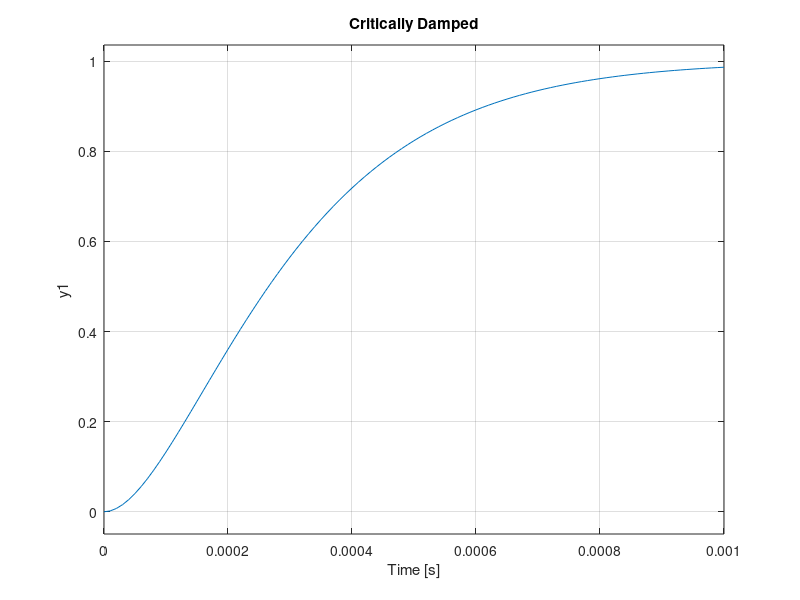

Here is the MATLAB script that generated this plot:
clc; clear; close all;

l = 25e-3;     
c = 1e-6;      
zetas = [0 0.5 1];
titles = {'Undamped', 'Underdamped', 'Critically Damped'};

wn = 1 / sqrt(l * c);

for i = 1:length(zetas)
    zeta = zetas(i);
    num = [wn^2];
    den = [1 2*zeta*wn wn^2];
    sys = tf(num, den);
    
    subplot(1, 3, i);
    step(sys);
    title(titles{i});
    grid on;
end
